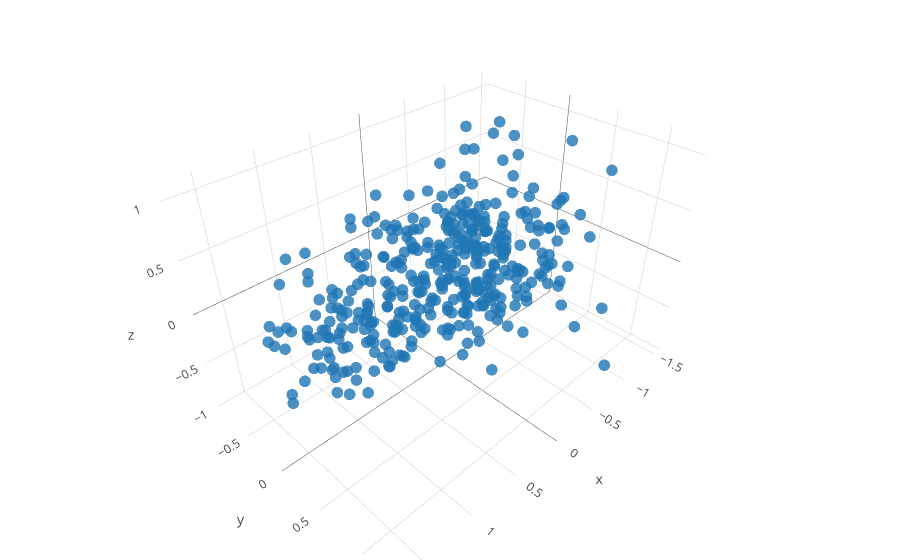

The code cell stored with this chart in its notebook:
### Code cell
#### Let's plot the first 3 coordinates nonetheless.
####
fig_data= [go.Scatter3d(
        x = features[:,0],
        y = features[:,1],
        z = features[:,2],
        mode= "markers",
        text= ['a: {}; b: {}, L: {}; index = {}'.format(background[k,0],background[k,1],background[k,2], k) for k in range(background.shape[0])],
        marker= {
        'line': {'width': 0},
        'size': 4,
        'symbol': 'circle',
      "opacity": .8
      }
    )]


layout = go.Layout(
    margin=dict(
        l=0,
        r=0,
        b=0,
        t=0
    )
)

fig = go.Figure(data=fig_data, layout=layout)
iplot(fig)

### Figure 1 — Plotly figure (JSON) as saved in the notebook; plotly's stock layout.template omitted (floating-point values rounded to 4 significant figures; data arrays with more than 128 entries replaced by an {"elided": "..."} marker saying what was removed)
{"data": [{"marker": {"line": {"width": 0}, "opacity": 0.8, "size": 4, "symbol": "circle"}, "mode": "markers", "text": {"elided": "400 str values"}, "type": "scatter3d", "uid": "90af8512-2328-44c8-9141-e1e77c2f6ad4", "x": {"elided": "400 float values"}, "y": {"elided": "400 float values"}, "z": {"elided": "400 float values"}}], "layout": {"margin": {"b": 0, "l": 0, "r": 0, "t": 0}}}
